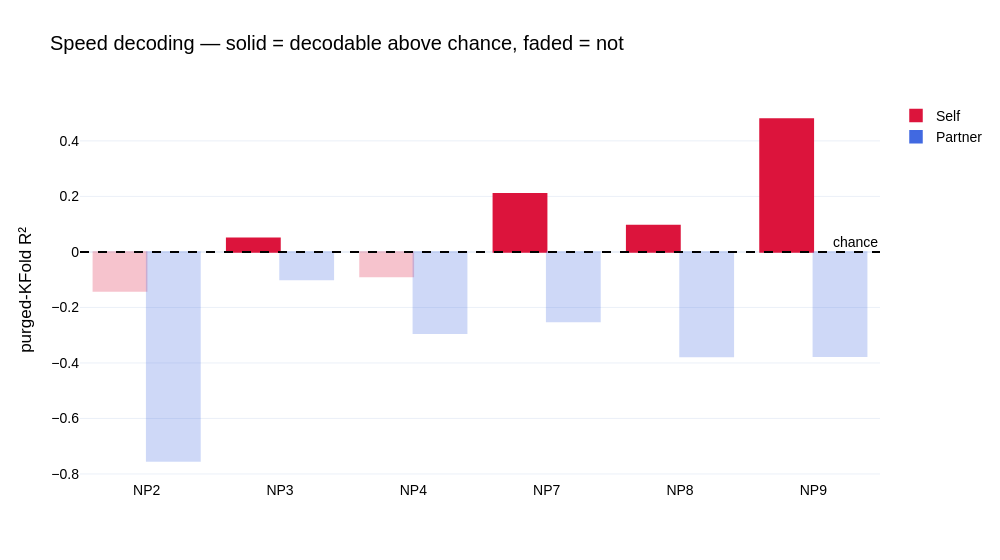

Notebook code cell kept with this figure:
### Code cell
import plotly.graph_objects as go


pal = {"Self": "crimson", "Partner": "royalblue"}
d = report.with_columns(
    who=pl.col("target").replace({"observer": "Self", "demonstrator": "Partner"})
).to_pandas()
recs = sorted(d["recording"].unique())

fig = go.Figure()
for who, color in pal.items():
    sub = d[d["who"] == who].set_index("recording").loc[recs]
    sig = (sub["raw_p"] < alpha).to_numpy() & (sub["raw_kfold_r2"] > 0).to_numpy()
    fig.add_bar(
        name=who,
        x=recs,
        y=sub["raw_kfold_r2"].to_numpy(),
        marker_color=color,
        marker_opacity=[1.0 if s else 0.25 for s in sig],  # faded = not above chance
        marker_line=dict(color=color, width=1.5),
    )
fig.add_hline(y=0, line_dash="dash", line_color="black", annotation_text="chance")
fig.update_layout(
    barmode="group",
    template="plotly_white",
    title="Speed decoding — solid = decodable above chance, faded = not",
    yaxis_title="purged-KFold R²",
    legend_title_text="",
    font=dict(family="Arial", size=14, color="black"),
    width=1000,
)
fig.show()
fig.write_image("/mnt/Konrad/results/speed_encoding/self_vs_partner.svg")

### Figure 1 — Plotly figure (JSON) as saved in the notebook; plotly's stock layout.template omitted (floating-point values rounded to 4 significant figures)
{"data": [{"marker": {"color": "crimson", "line": {"color": "crimson", "width": 1.5}, "opacity": [0.25, 1, 0.25, 1, 1, 1]}, "name": "Self", "type": "bar", "x": ["NP2", "NP3", "NP4", "NP7", "NP8", "NP9"], "y": [-0.1406, 0.04945, -0.08871, 0.2099, 0.09516, 0.4788]}, {"marker": {"color": "royalblue", "line": {"color": "royalblue", "width": 1.5}, "opacity": [0.25, 0.25, 0.25, 0.25, 0.25, 0.25]}, "name": "Partner", "type": "bar", "x": ["NP2", "NP3", "NP4", "NP7", "NP8", "NP9"], "y": [-0.7532, -0.09985, -0.293, -0.2508, -0.3767, -0.3762]}], "layout": {"annotations": [{"showarrow": false, "text": "chance", "x": 1, "xanchor": "right", "xref": "x domain", "y": 0, "yanchor": "bottom", "yref": "y"}], "barmode": "group", "font": {"color": "black", "family": "Arial", "size": 14}, "legend": {"title": {"text": ""}}, "shapes": [{"line": {"color": "black", "dash": "dash"}, "type": "line", "x0": 0, "x1": 1, "xref": "x domain", "y0": 0, "y1": 0, "yref": "y"}], "title": {"text": "Speed decoding — solid = decodable above chance, faded = not"}, "width": 1000, "yaxis": {"title": {"text": "purged-KFold R²"}}}}
